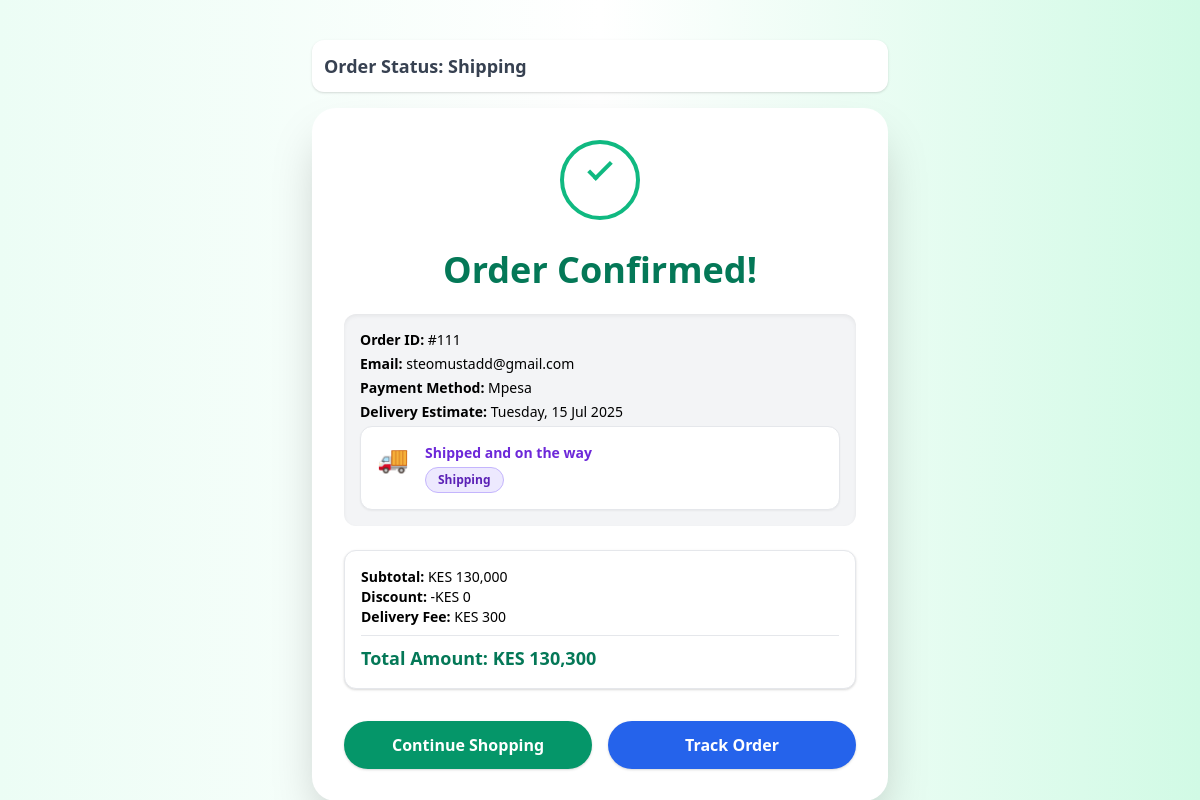
Page /checkout/order-success/111/ (signed in) on the committed database.
### checkout/models.py (models this page shows, shortened)
class Order(models.Model):
    user = models.ForeignKey(User, on_delete=models.SET_NULL, null=True, blank=True)
    full_name = models.CharField(max_length=100)
    email = models.EmailField()
    phone = models.CharField(max_length=20)
    address = models.TextField()
    city = models.CharField(max_length=100)
    delivery_method = models.CharField(max_length=20, choices=DELIVERY_CHOICES)
    payment_method = models.CharField(max_length=20, choices=PAYMENT_METHODS)
    coupon_code = models.CharField(max_length=50, blank=True, null=True)
    discount_amount = models.DecimalField(max_digits=8, decimal_places=2, default=0)
    total_amount = models.DecimalField(max_digits=10, decimal_places=2)
    estimated_delivery = models.DateField()
    order_status = models.CharField(max_length=20, choices=ORDER_STATUS, default='pending')
    timestamp = models.DateTimeField(default=timezone.now)
    created_at = models.DateTimeField(auto_now_add=True)

### checkout/views.py (the view)
# urls.py: path('order-success/<int:order_id>/', views.order_success_view, name='order_success'),
def order_success_view(request, order_id):
    order = get_object_or_404(Order, id=order_id)
    items = order.items.all()
    subtotal = sum([item.price_at_time * item.quantity for item in items])
    discount = order.discount_amount or Decimal('0.00')
    delivery_fee = {
        'standard': Decimal('300.00'),
        'express': Decimal('600.00'),
    }.get(order.delivery_method, Decimal('0.00'))
    total_price = subtotal - discount + delivery_fee
    return render(request, 'checkout/order_success.html', {
        'order': order,
        'items': items,
        'subtotal': subtotal,
        'discount': discount,
        'delivery_fee': delivery_fee,
        'total_price': total_price,
    })

### cart/cart.py (called while the page is built, shortened)
    def _get_cart_for_user(self):
        if self.request.user.is_authenticated:
            cart, _ = CartModel.objects.get_or_create(user=self.request.user, is_active=True)
        return cart

    def count(self):
        total_count = CartItem.objects.filter(cart=self.cart).aggregate(total=Sum('quantity'))['total'] or 0
        print(f"Cart count for cart {self.cart.id}: {total_count}")
        return total_count

### cart/context_processors.py (called while the page is built)
def cart_count(request):
    cart = Cart(request)
    return {'cart_count': cart.count()}

### checkout/templates/checkout/order_success.html (shortened to what this page needs)
{% load static %}
{% load humanize %}
<!DOCTYPE html>
<html lang="en">
<head>
  <link href="https://cdn.jsdelivr.net/npm/tailwindcss@2.2.19/dist/tailwind.min.css" rel="stylesheet">
</head>
<body class="bg-gradient-to-r from-green-50 via-white to-green-100 min-h-screen flex flex-col items-center justify-start pt-10 px-4">
<div class="sticky top-0 z-40 bg-white w-full max-w-xl rounded-xl shadow p-3 mb-4">
  <h2 class="text-lg font-bold text-gray-700">Order Status: {{ order.order_status|title }}</h2>
</div>
<div id="orderCard" class="bg-white p-8 rounded-3xl shadow-2xl w-full max-w-xl text-center transition-all duration-500 transform">
  <div class="success-checkmark mx-auto mb-6"></div>
  <div class="animate-pop mb-2">
    <h1 class="text-3xl md:text-4xl font-extrabold text-green-700">Order Confirmed!</h1>
  </div>
  <div class="mt-6 bg-gray-100 rounded-xl p-4 text-sm text-left shadow-inner space-y-1">
    <p><strong>Order ID:</strong> #{{ order.id }}</p>
    <p><strong>Email:</strong> {{ order.email }}</p>
    <p><strong>Payment Method:</strong> {{ order.payment_method|title }}</p>
    <p><strong>Delivery Estimate:</strong> {{ order.estimated_delivery|date:"l, d M Y" }}</p>
  <div class="mt-6">
  <div class="flex items-start gap-4 p-4 rounded-xl border border-gray-200 bg-white shadow-sm">
    {% if order.order_status == 'pending' %}
      <div class="flex-shrink-0">
        <div class="loader border-4 border-t-yellow-400 w-8 h-8 rounded-full"></div>
      </div>
      <div>
        <p class="text-sm font-semibold text-yellow-600">Awaiting payment confirmation...</p>
        <span class="mt-1 inline-block px-3 py-1 text-xs rounded-full font-semibold bg-yellow-100 text-yellow-800 border border-yellow-300">
          {{ order.order_status|title }}
        </span>
      </div>
    {% elif order.order_status == 'shipping' %}
      <div class="flex-shrink-0">
        <div class="truck-icon text-purple-600 text-2xl">🚚</div>
      </div>
      <div>
        <p class="text-sm font-semibold text-purple-700">Shipped and on the way</p>
        <span class="mt-1 inline-block px-3 py-1 text-xs rounded-full font-semibold bg-purple-100 text-purple-800 border border-purple-300">
          {{ order.order_status|title }}
        </span>
      </div>
    {% endif %}
  </div>
</div>
  </div>
  <div class="mt-6 bg-white border border-gray-200 rounded-xl p-4 text-sm text-left shadow">
    <p><strong>Subtotal:</strong> KES {{ subtotal|floatformat:0|intcomma }}</p>
    <p><strong>Discount:</strong> -KES {{ discount|floatformat:0|intcomma }}</p>
    <p><strong>Delivery Fee:</strong> KES {{ delivery_fee|floatformat:0|intcomma }}</p>
    <hr class="my-2">
    <p class="text-lg font-semibold text-green-700"><strong>Total Amount:</strong> KES {{ total_price|floatformat:0|intcomma }}</p>
  </div>
  <div class="mt-8 flex flex-col md:flex-row justify-center gap-4">
    <a href="{% url 'checkout:clear_session_and_redirect' %}"
       onclick="storeOrderToFloat(event);"
       class="flex-1 text-center px-6 py-3 bg-green-600 text-white rounded-full font-semibold hover:bg-green-700 transition duration-200 shadow">
      Continue Shopping
    </a>
    {% if order.order_status == 'pending' %}
      <button onclick="openPaymentPopup('{{ order.id }}')"
              class="flex-1 px-6 py-3 bg-yellow-500 text-white rounded-full font-semibold hover:bg-yellow-600 transition duration-200 shadow">
        Make Payment
      </button>
      <form action="{% url 'checkout:cancel_order' order.id %}" method="POST" class="flex-1" onsubmit="return confirm('Are you sure you want to cancel this order?');">
        {% csrf_token %}
        <button type="submit" class="w-full px-6 py-3 bg-red-600 text-white rounded-full font-semibold hover:bg-red-700 transition duration-200 shadow">
          Cancel Order
        </button>
      </form>
    {% elif order.order_status == 'cancelled' %}
      <button disabled class="flex-1 px-6 py-3 bg-gray-300 text-gray-600 rounded-full font-semibold cursor-not-allowed shadow">
        Order Cancelled
      </button>
    {% else %}
      <a href="{% url 'checkout:track_order' order.id %}"
         class="flex-1 text-center px-6 py-3 bg-blue-600 text-white rounded-full font-semibold hover:bg-blue-700 transition duration-200 shadow">
        Track Order
      </a>
    {% endif %}
  </div>
</div>
</body>
</html>

### checkout/templates/checkout/order_success.html (style rules this page uses)
.success-checkmark { width: 80px; height: 80px; border-radius: 50%; display: inline-block; border: 4px solid #10b981; animation: scaleIn 0.6s ease-out; }
.success-checkmark:after { content: ''; display: block; width: 24px; height: 12px; border-left: 4px solid #10b981; border-bottom: 4px solid #10b981; transform: rotate(-45deg); position: relative; top: 18px; left: 24px; }
.animate-pop { animation: pop 0.5s ease-out; }
.truck-icon { font-size: 1.6rem; animation: slideX 1.5s ease-in-out infinite alternate; }

### rows in the picture
Order: order_status "Shipping", id "111", email "steomustadd@gmail.com", payment_method "Mpesa", estimated_delivery "Tuesday, 15 Jul 2025"

### other values in the picture
{{ subtotal|floatformat:0|intcomma }} "130,000"
{{ discount|floatformat:0|intcomma }} "0"
{{ delivery_fee|floatformat:0|intcomma }} "300"
{{ total_price|floatformat:0|intcomma }} "130,300"
